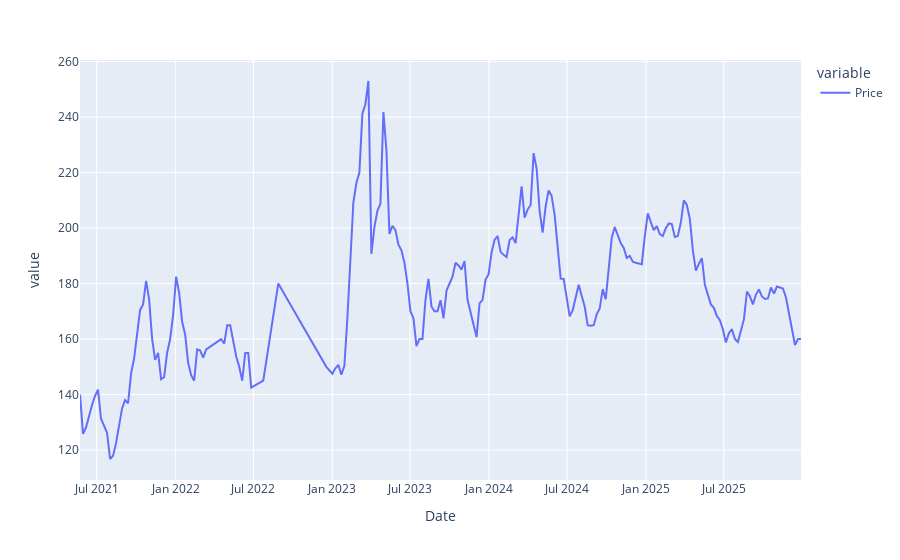

The notebook cell this image was saved under:
### Code cell
data_rice.plot()

### Figure 1 — Plotly figure (JSON) as saved in the notebook; plotly's stock layout.template omitted (floating-point values rounded to 4 significant figures; data arrays with more than 128 entries replaced by an {"elided": "..."} marker saying what was removed)
{"data": [{"hovertemplate": "variable=Price<br>Date=%{x}<br>value=%{y}<extra></extra>", "legendgroup": "Price", "line": {"color": "#636efa", "dash": "solid"}, "marker": {"symbol": "circle"}, "mode": "lines", "name": "Price", "orientation": "v", "showlegend": true, "type": "scatter", "x": {"elided": "241 str values"}, "xaxis": "x", "y": {"elided": "241 float values"}, "yaxis": "y"}], "layout": {"autosize": true, "legend": {"title": {"text": "variable"}, "tracegroupgap": 0}, "margin": {"t": 60}, "xaxis": {"anchor": "y", "autorange": true, "domain": [0, 1], "range": ["2021-05-23", "2025-12-28"], "title": {"text": "Date"}, "type": "date"}, "yaxis": {"anchor": "x", "autorange": true, "domain": [0, 1], "range": [109.2, 260.6], "title": {"text": "value"}, "type": "linear"}}}
